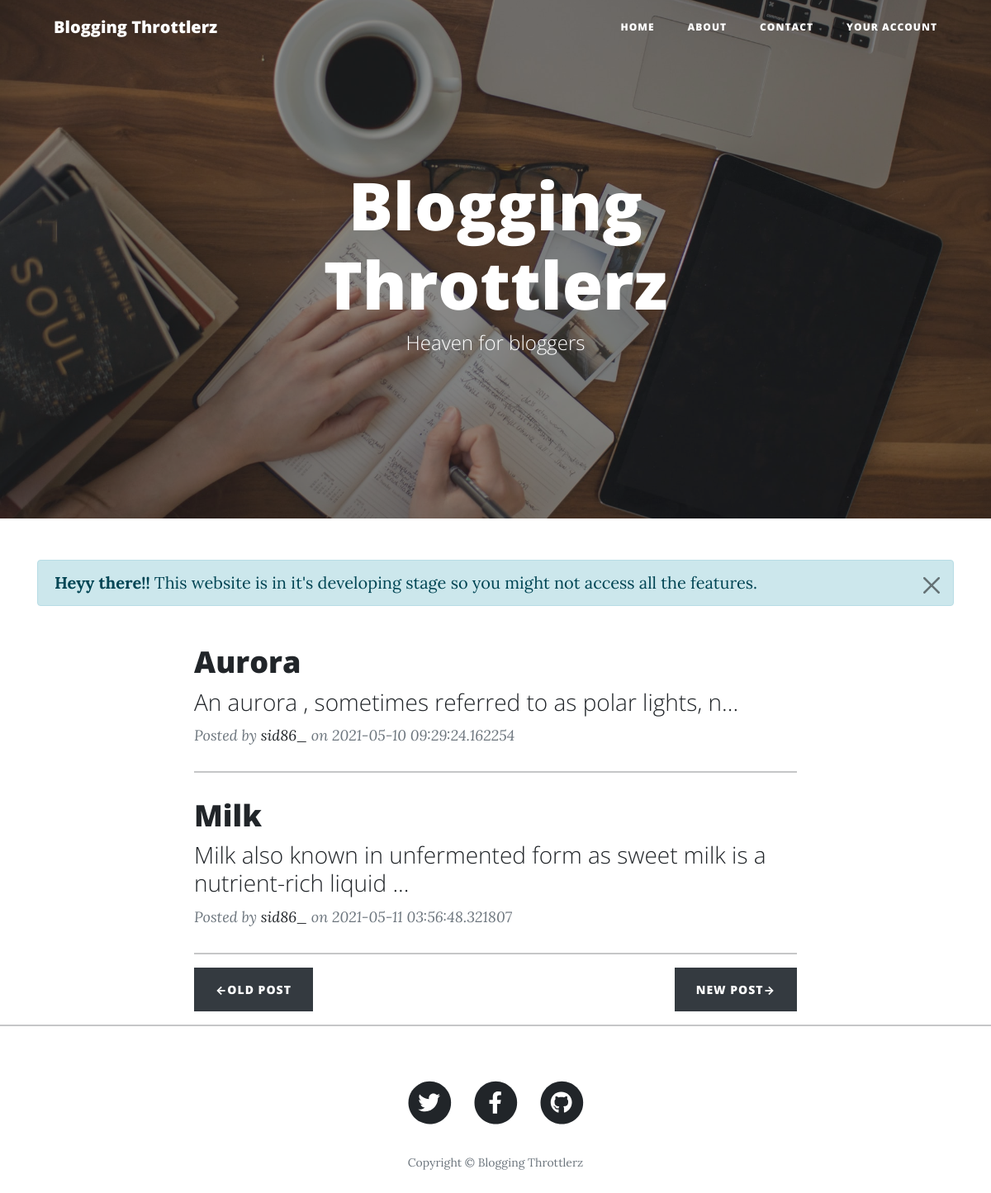
/?page=3, run on the app's committed database.
### app.py (models this page shows)
class Posts(db.Model):
    sno = db.Column(db.Integer, primary_key=True)
    title = db.Column(db.String(50), nullable=False)
    sub_title = db.Column(db.String(120), nullable=False)
    slug = db.Column(db.String(25), nullable=False)
    content = db.Column(db.String(400), nullable=False)
    date = db.Column(db.DateTime, default=datetime.utcnow)
    img_file = db.Column(db.String(15), nullable=False)

### app.py (the view)
@app.route('/')
def home():
    posts = Posts.query.filter_by().all()
    last = math.ceil(len(posts)/int(params['no_of_posts']))
    page = request.args.get('page')
    if (not str(page).isnumeric()):
        page = 1
    page = int(page)
    posts = posts[(page-1)*int(params['no_of_posts']):(page-1)
                  * int(params['no_of_posts']) + int(params['no_of_posts'])]
    if page == 1:
        prev = "#"
        next = "/?page=" + str(page+1)
    elif page == last:
        prev = "/?page=" + str(page-1)
        next = "#"
    else:
        prev = "/?page=" + str(page-1)
        next = "/?page=" + str(page+1)
    return render_template('home.html', params=params, posts=posts, prev=prev, next=next)

### templates/home.html
{% extends "base.html" %}
{% block body %}
<header class="masthead" style="background-image: url('{{ url_for('static', filename = 'assets/img/home-bg.jpg')}}')">
    <div class="overlay"></div>
    <div class="container">
        <div class="row">
            <div class="col-lg-8 col-md-10 mx-auto">
                <div class="site-heading">
                    <h1>{{params['page_title']}}</h1>
                    <span class="subheading">Heaven for bloggers</span>
                </div>
            </div>
        </div>
    </div>
</header>
<div class="container">
    <div class="alert alert-primary alert-dismissible fade show" role="alert">
        <strong>Heyy there!!</strong> This website is in it's developing stage so you might not access all the features.
        <button type="button" class="btn-close" data-bs-dismiss="alert" aria-label="Close"></button>
    </div>
    <div class="row">
        <div class="col-lg-8 col-md-10 mx-auto">
            {% for post in posts %}
            <div class="post-preview">
                <a href="/post/{{post.slug}}">
                    <h2 class="post-title">{{post.title}}</h2>
                    <h3 class="post-subtitle">{{post.sub_title[0:100]}}...</h3>
                </a>
                <p class="post-meta">
                    Posted by
                    <a href="#!">{{params['admin_user']}}</a>
                    on {{post.date}}
                </p>
            </div>
            <hr />
            {% endfor %}
            <div class="clearfix">
                <a  href="{{prev}}"> <button type="button" class="btn btn-dark float-left"
                        data-bs-toggle="tooltip" data-bs-placement="bottom" title="Previous posts">
                        &larr;Old Post
                    </button> </a><a  href="{{next}}"><button type="button"
                        class="btn btn-dark  float-right" data-bs-toggle="tooltip" data-bs-placement="bottom"
                        title="Newer posts">
                        New Post&rarr;
                    </button></a>
            </div>
        </div>
    </div>
</div>
<hr />
{% endblock %}

### templates/base.html (style rules this page uses)
html, body { width: 100%; height: 100%; margin: 0px; padding: 0px; overflow-x: hidden; }

### data on the page
Posts: title "Aurora", sub_title "An aurora , sometimes referred to as polar lights, n", admin_user "sid86_", date "2021-05-10 09:29:24.162254"
Posts: title "Milk", sub_title "Milk also known in unfermented form as sweet milk is a nutrient-rich liquid", admin_user "sid86_", date "2021-05-11 03:56:48.321807"

### other printed values
{{ params['page_title'] }} "Blogging Throttlerz"
